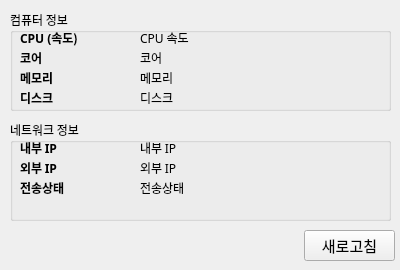
<?xml version="1.0" encoding="UTF-8"?>
<ui version="4.0">
 <class>Form</class>
 <widget class="QWidget" name="Form">
  <property name="geometry">
   <rect>
    <x>0</x>
    <y>0</y>
    <width>400</width>
    <height>270</height>
   </rect>
  </property>
  <property name="minimumSize">
   <size>
    <width>400</width>
    <height>270</height>
   </size>
  </property>
  <property name="maximumSize">
   <size>
    <width>400</width>
    <height>270</height>
   </size>
  </property>
  <property name="font">
   <font>
    <family>NanumBarunGothic</family>
   </font>
  </property>
  <property name="windowTitle">
   <string>내 컴퓨터 정보</string>
  </property>
  <widget class="QGroupBox" name="groupBox">
   <property name="geometry">
    <rect>
     <x>10</x>
     <y>120</y>
     <width>381</width>
     <height>101</height>
    </rect>
   </property>
   <property name="title">
    <string>네트워크 정보</string>
   </property>
   <widget class="QLabel" name="lblNetStat">
    <property name="geometry">
     <rect>
      <x>130</x>
      <y>60</y>
      <width>220</width>
      <height>16</height>
     </rect>
    </property>
    <property name="text">
     <string>전송상태</string>
    </property>
   </widget>
   <widget class="QLabel" name="label">
    <property name="geometry">
     <rect>
      <x>10</x>
      <y>20</y>
      <width>111</width>
      <height>16</height>
     </rect>
    </property>
    <property name="styleSheet">
     <string notr="true">font-weight: bold;</string>
    </property>
    <property name="text">
     <string>내부 IP</string>
    </property>
   </widget>
   <widget class="QLabel" name="label_2">
    <property name="geometry">
     <rect>
      <x>10</x>
      <y>40</y>
      <width>111</width>
      <height>16</height>
     </rect>
    </property>
    <property name="styleSheet">
     <string notr="true">font-weight: bold;</string>
    </property>
    <property name="text">
     <string>외부 IP</string>
    </property>
   </widget>
   <widget class="QLabel" name="lblInnerNet">
    <property name="geometry">
     <rect>
      <x>130</x>
      <y>20</y>
      <width>220</width>
      <height>16</height>
     </rect>
    </property>
    <property name="text">
     <string>내부 IP</string>
    </property>
   </widget>
   <widget class="QLabel" name="lblExtraNet">
    <property name="geometry">
     <rect>
      <x>130</x>
      <y>40</y>
      <width>220</width>
      <height>16</height>
     </rect>
    </property>
    <property name="text">
     <string>외부 IP</string>
    </property>
   </widget>
   <widget class="QLabel" name="label_3">
    <property name="geometry">
     <rect>
      <x>10</x>
      <y>60</y>
      <width>111</width>
      <height>16</height>
     </rect>
    </property>
    <property name="styleSheet">
     <string notr="true">font-weight: bold;</string>
    </property>
    <property name="text">
     <string>전송상태</string>
    </property>
   </widget>
  </widget>
  <widget class="QGroupBox" name="groupBox_2">
   <property name="geometry">
    <rect>
     <x>10</x>
     <y>10</y>
     <width>381</width>
     <height>101</height>
    </rect>
   </property>
   <property name="title">
    <string>컴퓨터 정보</string>
   </property>
   <widget class="QLabel" name="lblDisk">
    <property name="geometry">
     <rect>
      <x>130</x>
      <y>80</y>
      <width>220</width>
      <height>16</height>
     </rect>
    </property>
    <property name="text">
     <string>디스크</string>
    </property>
   </widget>
   <widget class="QLabel" name="lblMemory">
    <property name="geometry">
     <rect>
      <x>130</x>
      <y>60</y>
      <width>220</width>
      <height>16</height>
     </rect>
    </property>
    <property name="text">
     <string>메모리</string>
    </property>
   </widget>
   <widget class="QLabel" name="label_5">
    <property name="geometry">
     <rect>
      <x>10</x>
      <y>20</y>
      <width>111</width>
      <height>16</height>
     </rect>
    </property>
    <property name="styleSheet">
     <string notr="true">font-weight: bold;</string>
    </property>
    <property name="text">
     <string>CPU (속도)</string>
    </property>
   </widget>
   <widget class="QLabel" name="label_6">
    <property name="geometry">
     <rect>
      <x>10</x>
      <y>40</y>
      <width>111</width>
      <height>16</height>
     </rect>
    </property>
    <property name="styleSheet">
     <string notr="true">font-weight: bold;</string>
    </property>
    <property name="text">
     <string>코어</string>
    </property>
   </widget>
   <widget class="QLabel" name="lblCPU">
    <property name="geometry">
     <rect>
      <x>130</x>
      <y>20</y>
      <width>220</width>
      <height>16</height>
     </rect>
    </property>
    <property name="text">
     <string>CPU 속도</string>
    </property>
   </widget>
   <widget class="QLabel" name="lblCore">
    <property name="geometry">
     <rect>
      <x>130</x>
      <y>40</y>
      <width>220</width>
      <height>16</height>
     </rect>
    </property>
    <property name="text">
     <string>코어</string>
    </property>
   </widget>
   <widget class="QLabel" name="label_7">
    <property name="geometry">
     <rect>
      <x>10</x>
      <y>80</y>
      <width>111</width>
      <height>16</height>
     </rect>
    </property>
    <property name="styleSheet">
     <string notr="true">font-weight: bold;</string>
    </property>
    <property name="text">
     <string>디스크</string>
    </property>
   </widget>
   <widget class="QLabel" name="label_8">
    <property name="geometry">
     <rect>
      <x>10</x>
      <y>60</y>
      <width>111</width>
      <height>16</height>
     </rect>
    </property>
    <property name="styleSheet">
     <string notr="true">font-weight: bold;</string>
    </property>
    <property name="text">
     <string>메모리</string>
    </property>
   </widget>
  </widget>
  <widget class="QPushButton" name="btnRefresh">
   <property name="geometry">
    <rect>
     <x>304</x>
     <y>230</y>
     <width>91</width>
     <height>31</height>
    </rect>
   </property>
   <property name="font">
    <font>
     <family>NanumBarunGothic</family>
     <pointsize>11</pointsize>
     <weight>50</weight>
     <bold>false</bold>
    </font>
   </property>
   <property name="text">
    <string>새로고침</string>
   </property>
  </widget>
 </widget>
 <resources/>
 <connections/>
</ui>
